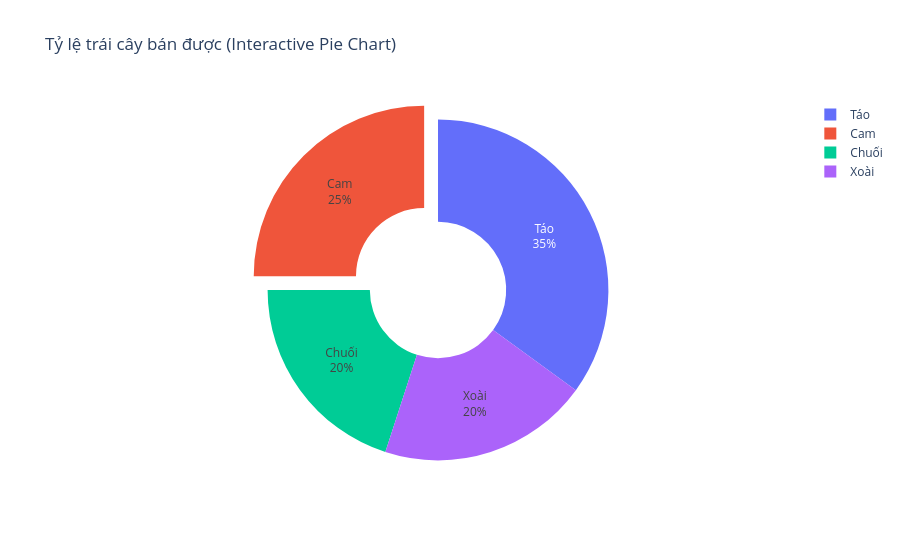

The code cell stored with this chart in its notebook:
### Markdown cell above
## plotly

### Code cell
labels = ['Táo', 'Cam', 'Chuối', 'Xoài']
sizes = [35, 25, 20, 20]

fig = px.pie(
    names=labels,
    values=sizes,
    title='Tỷ lệ trái cây bán được (Interactive Pie Chart)',
    hole = 0.4  # đục lỗ
)

fig.update_traces( #
    textinfo = 'percent+label',
    textposition = 'inside',
    pull=[0,0.115,0,0]
)
fig.show()

### Figure 1 — Plotly figure (JSON) as saved in the notebook; plotly's stock layout.template omitted (floating-point values rounded to 4 significant figures)
{"data": [{"domain": {"x": [0, 1], "y": [0, 1]}, "hole": 0.4, "hovertemplate": "label=%{label}<br>value=%{value}<extra></extra>", "labels": ["Táo", "Cam", "Chuối", "Xoài"], "legendgroup": "", "name": "", "pull": [0, 0.115, 0, 0], "showlegend": true, "textinfo": "percent+label", "textposition": "inside", "type": "pie", "values": [35, 25, 20, 20]}], "layout": {"legend": {"tracegroupgap": 0}, "title": {"text": "Tỷ lệ trái cây bán được (Interactive Pie Chart)"}}}
